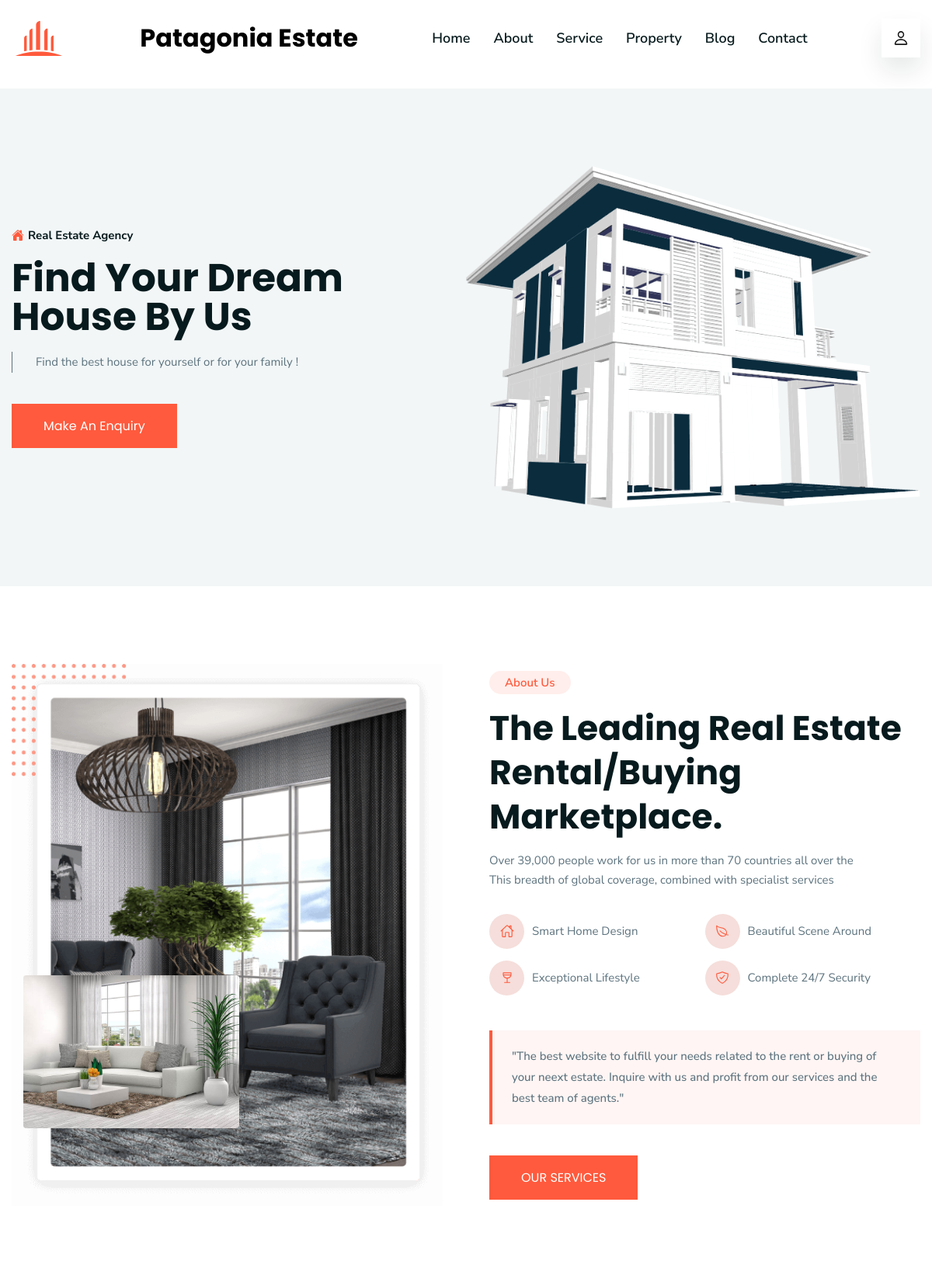
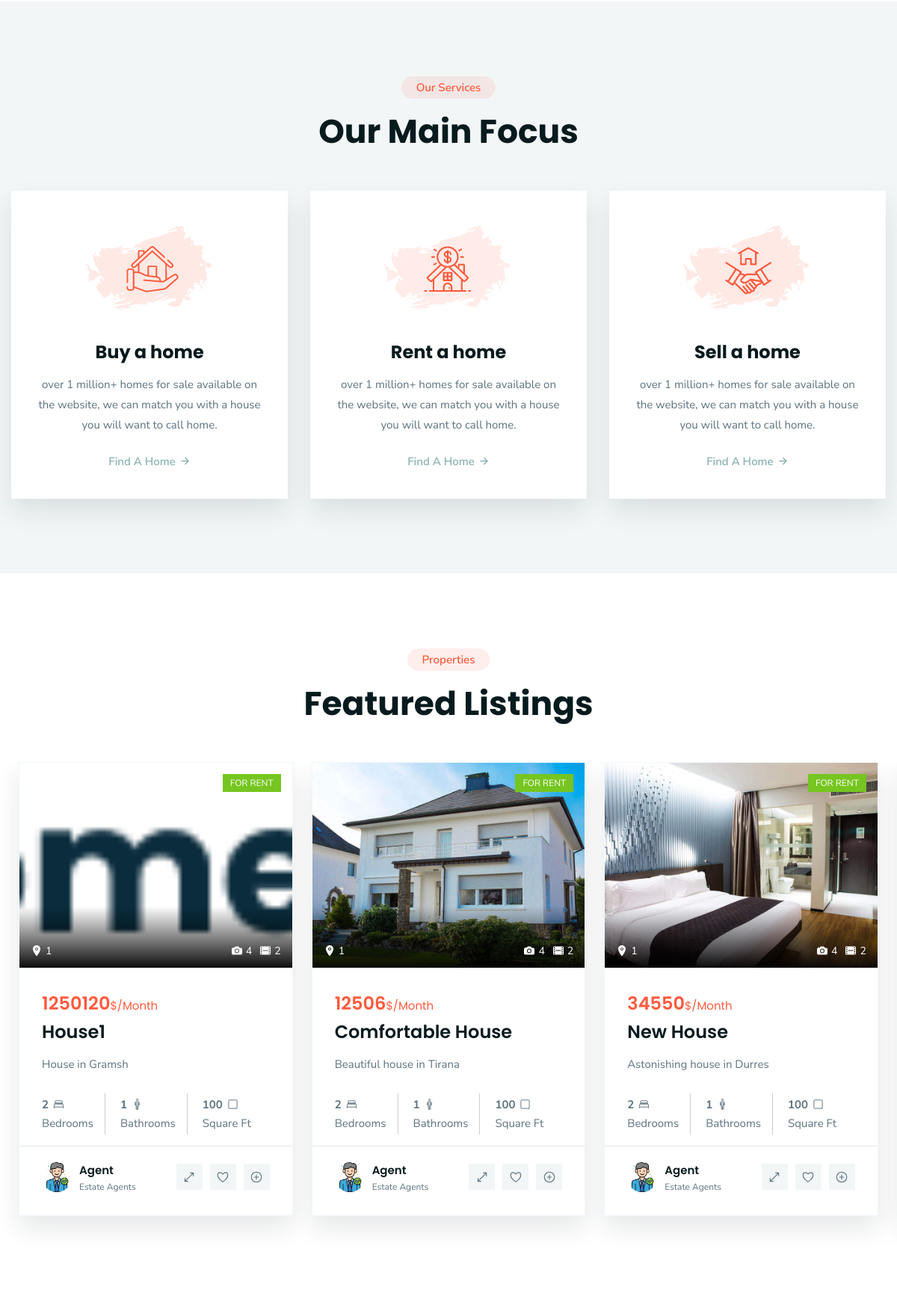
The page / (upper part) on the database its author committed (2 pictures, top to bottom).
### tables this page shows
CREATE TABLE Property
(
  Property_Id INT NOT NULL auto_increment,
  Property_Name varchar(256) NOT NULL,
  Description varchar(256) NOT NULL,
  Nr_Bedrooms INT NOT NULL,
  Nr_Bathrooms INT NOT NULL,
  Area  varchar(256) NOT NULL,
  Image BLOB NOT NULL,
  Agent_ID INT NOT NULL,
  Area_Id INT NOT NULL,
  Price INT NOT NULL,
  PRIMARY KEY (Property_Id),
  FOREIGN KEY (Agent_ID) REFERENCES Agent(Agent_ID),
  FOREIGN KEY (Area_Id) REFERENCES Area(Area_Id)
);

### PHP/test.php (the view)
<?php
    include './PHP/connect_to_database.php';
    $sql = "SELECT * FROM property";
    $result  = $conn->query($sql);
    while ($row = $result->fetch_assoc()) {
        echo '
        <li>
        <div class="property-card">
          <figure class="card-banner">
            <a href="#">
              <img src="'.$row['Image'].'" alt="Comfortable Apartment" class="w-100">
            </a>
            <div class="card-badge green">For Rent</div>
            <div class="banner-actions">
              <button class="banner-actions-btn">
                <ion-icon name="location"></ion-icon>
                <address>'.$row['Area_Id'].'</address>
              </button>
              <button class="banner-actions-btn">
                <ion-icon name="camera"></ion-icon>
                <span>4</span>
              </button>
              <button class="banner-actions-btn">
                <ion-icon name="film"></ion-icon>
                <span>2</span>
              </button>
            </div>
          </figure>
          <div class="card-content">
            <div class="card-price">
              <strong>'.$row['Price'].'</strong>$/Month
            </div>
            <h3 class="h3 card-title">
              <a href="#">'.$row['Property_Name'].'</a>
            </h3>
            <p class="card-text">
            '.$row['Description'].'
            </p>
            <ul class="card-list">
              <li class="card-item">
                <strong>'.$row['Nr_Bedrooms'].'</strong>
                <ion-icon name="bed-outline"></ion-icon>
                <span>Bedrooms</span>
              </li>
              <li class="card-item">
                <strong>'.$row['Nr_Bathrooms'].'</strong>
                <ion-icon name="man-outline"></ion-icon>
                <span>Bathrooms</span>
              </li>
              <li class="card-item">
                <strong>'.$row['Area'].'</strong>
                <ion-icon name="square-outline"></ion-icon>
                <span>Square Ft</span>
              </li>
            </ul>
          </div>
          <div class="card-footer">
            <div class="card-author">
              <figure class="author-avatar">
                <img src="./assets/images/agent.png" alt="Agent" class="w-100">
              </figure>
              <div>
                <p class="author-name">
                  <a href="#">Agent</a>
                </p>
                <p class="author-title">Estate Agents</p>
              </div>
            </div>
            <div class="card-footer-actions">
              <button class="card-footer-actions-btn">
                <ion-icon name="resize-outline"></ion-icon>
              </button>
              <button class="card-footer-actions-btn">
                <ion-icon name="heart-outline"></ion-icon>
              </button>
              <button class="card-footer-actions-btn">
                <ion-icon name="add-circle-outline"></ion-icon>
              </button>
            </div>
          </div>
        </div>
      </li>';
    }
?>

### index.php (shortened to what this page needs)
<!DOCTYPE html>
<html lang="en">
<head>
  <link rel="stylesheet" href="./assets/css/style.css">
  <link rel="stylesheet" href="https://cdnjs.cloudflare.com/ajax/libs/font-awesome/6.2.0/css/all.min.css">
</head>
<body>
  <header class="header" data-header>
    <div class="header-bottom">
      <div class="container">
        <a href="#" class="logo">
          <img src="./favicon.svg" alt="Patagonia logo">
        </a>
        <h1 style="font-family: var(--ff-poppins);">Patagonia Estate</h1>
        <nav class="navbar" data-navbar>
          <div class="navbar-bottom">
            <ul class="navbar-list">
              <li>
                <a href="#home" class="navbar-link" data-nav-link>Home</a>
              </li>
              <li>
                <a href="#about" class="navbar-link" data-nav-link>About</a>
              </li>
              <li>
                <a href="#service" class="navbar-link" data-nav-link>Service</a>
              </li>
              <li>
                <a href="#property" class="navbar-link" data-nav-link>Property</a>
              </li>
              <li>
                <a href="#blog" class="navbar-link" data-nav-link>Blog</a>
              </li>
              <li>
                <a href="#contact" class="navbar-link" data-nav-link>Contact</a>
              </li>
            </ul>
          </div>
        </nav>
        <div class="header-bottom-actions">
          <button class="header-bottom-actions-btn" id="clickButton" aria-label="Profile">
            <ion-icon name="person-outline"></ion-icon>
          </button>
        </div>
      </div>
    </div>
  </header>
  <main>
    <article>
      <section class="hero" id="home">
        <div class="container">
          <div class="hero-content">
            <p class="hero-subtitle">
              <ion-icon name="home"></ion-icon>
              <span>Real Estate Agency</span>
            </p>
            <h2 class="h1 hero-title">Find Your Dream House By Us</h2>
            <p class="hero-text">
              Find the best house for yourself or for your family !
            </p>
            <button class="btn">Make An Enquiry</button>
          </div>
          <figure class="hero-banner">
            <img src="./assets/images/hero-banner.png" alt="Modern house model" class="w-100">
          </figure>
        </div>
      </section>
      <section class="about" id="about">
        <div class="container">
          <figure class="about-banner">
            <img src="./assets/images/about-banner-1.png" alt="House interior">
            <img src="./assets/images/about-banner-2.jpg" alt="House interior" class="abs-img">
          </figure>
          <div class="about-content">
            <p class="section-subtitle">About Us</p>
            <h2 class="h2 section-title">The Leading Real Estate Rental/Buying Marketplace.</h2>
            <p class="about-text">
              Over 39,000 people work for us in more than 70 countries all over the This breadth of global coverage,
              combined with
              specialist services
            </p>
            <ul class="about-list">
              <li class="about-item">
                <div class="about-item-icon">
                  <ion-icon name="home-outline"></ion-icon>
                </div>
                <p class="about-item-text">Smart Home Design</p>
              </li>
              <li class="about-item">
                <div class="about-item-icon">
                  <ion-icon name="leaf-outline"></ion-icon>
                </div>
                <p class="about-item-text">Beautiful Scene Around</p>
              </li>
              <li class="about-item">
                <div class="about-item-icon">
                  <ion-icon name="wine-outline"></ion-icon>
                </div>
                <p class="about-item-text">Exceptional Lifestyle</p>
              </li>
              <li class="about-item">
                <div class="about-item-icon">
                  <ion-icon name="shield-checkmark-outline"></ion-icon>
                </div>
                <p class="about-item-text">Complete 24/7 Security</p>
              </li>
            </ul>
            <p class="callout">
              "The best website to fulfill your needs related to the rent or buying of your neext
              estate. Inquire with us and profit from our services and the best team of agents."
            </p>
            <a href="#service" class="btn">Our Services</a>
          </div>
        </div>
      </section>
      <section class="service" id="service">
        <div class="container">
          <p class="section-subtitle">Our Services</p>
          <h2 class="h2 section-title">Our Main Focus</h2>
          <ul class="service-list">
            <li>
              <div class="service-card">
                <div class="card-icon">
                  <img src="./assets/images/service-1.png" alt="Service icon">
                </div>
                <h3 class="h3 card-title">
                  <a href="#">Buy a home</a>
                </h3>
                <p class="card-text">
                  over 1 million+ homes for sale available on the website, we can match you with a house you will want
                  to call home.
                </p>
                <a href="#property" class="card-link">
                  <span>Find A Home</span>
                  <ion-icon name="arrow-forward-outline"></ion-icon>
                </a>
              </div>
            </li>
            <li>
              <div class="service-card">
                <div class="card-icon">
                  <img src="./assets/images/service-2.png" alt="Service icon">
                </div>
                <h3 class="h3 card-title">
                  <a href="#">Rent a home</a>
                </h3>
                <p class="card-text">
                  over 1 million+ homes for sale available on the website, we can match you with a house you will want
                  to call home.
                </p>
                <a href="#property" class="card-link">
                  <span>Find A Home</span>
                  <ion-icon name="arrow-forward-outline"></ion-icon>
                </a>
              </div>
            </li>
            <li>
              <div class="service-card">
                <div class="card-icon">
                  <img src="./assets/images/service-3.png" alt="Service icon">
                </div>
                <h3 class="h3 card-title">
                  <a href="#">Sell a home</a>
                </h3>
                <p class="card-text">
                  over 1 million+ homes for sale available on the website, we can match you with a house you will want
                  to call home.
                </p>
                <a href="#property" class="card-link">
                  <span>Find A Home</span>
                  <ion-icon name="arrow-forward-outline"></ion-icon>
                </a>
              </div>
            </li>
          </ul>
        </div>
      </section>
      <section class="property" id="property">
        <div class="container">
          <p class="section-subtitle">Properties</p>
          <h2 class="h2 section-title">Featured Listings</h2>
          <ul class="property-list has-scrollbar">
            <?php
             include './PHP/test.php';
            ?>
          </ul>
        </div>
      </section>
    </article>
  </main>
</body>
</html>

### rows shown on the page
property: Image (picture), Area_Id "1", Price "1250120", Property_Name "House1", Description "House in Gramsh", Nr_Bedrooms "2", Nr_Bathrooms "1", Area "100"
property: Image (picture), Area_Id "1", Price "12506", Property_Name "Comfortable House", Description "Beautiful house in Tirana", Nr_Bedrooms "2", Nr_Bathrooms "1", Area "100"
property: Image (picture), Area_Id "1", Price "34550", Property_Name "New House", Description "Astonishing house in Durres", Nr_Bedrooms "2", Nr_Bathrooms "1", Area "100"
